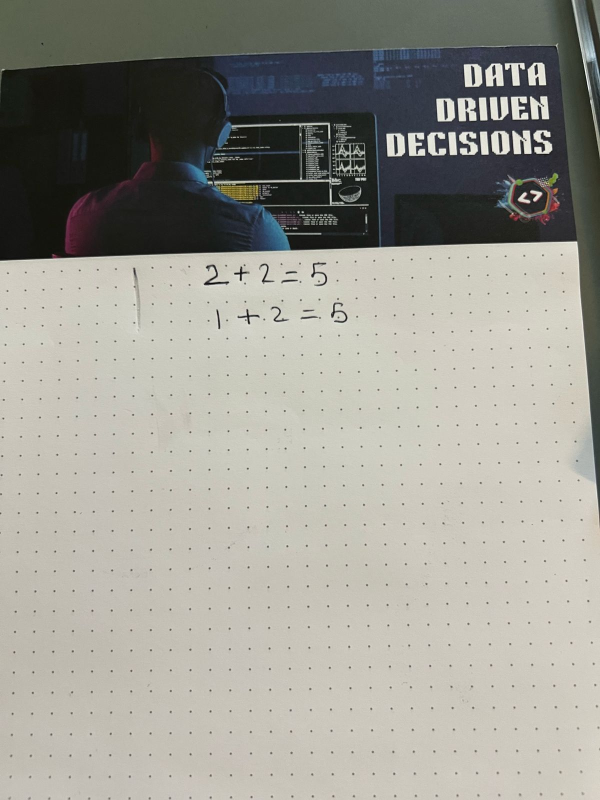
#> input picture uploads/math7.jpeg, 1200 x 1600 px, found by its file name (shown at 1/2 size)
$ python azure_integration_new.py
#> lines starting #> are read from the running program, lines starting #| are printed output that depends on the picture; after the words box and inside, x2 and y2 are one past the last pixel; in counts of white or black regions, pixels touching at a corner belong together
"""
Azure Computer Vision Integration for Math Feedback System

This module provides integration with Azure's Computer Vision and other cognitive services
to analyze and provide feedback on math homework images.
"""

import os
import json
import base64
import cv2
import requests
import re
import time
import numpy as np
from dotenv import load_dotenv
from pathlib import Path

# Load environment variables from .env file
# [12 lines left out: function load_api_config, not called in this run]

class AzureMathAnalyzer:
    """
    Azure cognitive services integration for math analysis
    """

    def __init__(self, subscription_key=None, endpoint=None):
        """
        Initialize AzureMathAnalyzer

        Args:
            subscription_key: Azure Cognitive Services subscription key
            endpoint: Azure Cognitive Services endpoint
        """
        # Azure API credentials
        self.subscription_key = subscription_key or os.environ.get('AZURE_API_KEY', '')
        self.endpoint = endpoint or os.environ.get('AZURE_ENDPOINT', '')

        # Allow for mock/offline mode if credentials not provided
        self.use_mock = not (self.subscription_key and self.endpoint)

        if self.use_mock:
            print("Azure API credentials not found. Using mock responses.")

    def analyze_image(self, image_path, detect_math=True, document_type=None):
        """
        Analyze an image with Azure OCR and math detection

        Args:
            image_path: Path to the image file
            detect_math: Whether to enable specialized math detection
            document_type: Force a specific document type (e.g., 'math_homework')

        Returns:
            Dictionary with OCR results
        """
        # Check if the image exists
        if not os.path.exists(image_path):
            return {"error": f"Image not found: {image_path}"}

        # If using mock mode, return test data with specified document type
        if self.use_mock:
            mock_response = self._get_mock_response(image_path)
            if document_type:
                mock_response["document_type"] = document_type
            return mock_response

        try:
            # Call Azure Computer Vision OCR
            ocr_result = self._call_azure_ocr(image_path)

            # Enhance OCR results with math pattern detection
            if detect_math:
                enhanced_result = self._enhance_math_detection(ocr_result)
            else:
                enhanced_result = ocr_result

            # Use provided document type or determine from content
            determined_type = document_type if document_type else self._determine_document_type(enhanced_result)

            # When document type is specified as math_homework, apply additional processing
            if determined_type == "math_homework":
                enhanced_result = self._apply_math_specific_processing(enhanced_result)

            return {
                "ocr_result": enhanced_result,
                "document_type": determined_type
            }

        except Exception as e:
            return {"error": f"Azure API error: {str(e)}"}

    # [92 lines left out: functions _call_azure_ocr, _format_azure_ocr_result, not called in this run]

    def _extract_text_from_image(self, image_path):
        """
        Extract text from image using local processing
        This simulates what Azure OCR would return

        Args:
            image_path: Path to the image

        Returns:
            Structured OCR results similar to Azure's format
        """
        # Use OpenCV to analyze the image locally
        image = cv2.imread(image_path)
        if image is None:
            return {"lines": [], "error": "Failed to read image"}

        gray = cv2.cvtColor(image, cv2.COLOR_BGR2GRAY)

        # Detect potential text regions
        # (this is simplified, Azure does much more sophisticated processing)
        _, binary = cv2.threshold(gray, 150, 255, cv2.THRESH_BINARY_INV)
        contours, _ = cv2.findContours(binary, cv2.RETR_EXTERNAL, cv2.CHAIN_APPROX_SIMPLE)

        # Simulate Azure OCR structure
        lines = []

        # For demo purposes, add some predefined math equations
        # This simulates that we've detected them with OCR
        predefined_equations = [
            {"text": "1 + 1 = 2", "confidence": 0.98, "bounding_box": [50, 50, 150, 40]},
            {"text": "2 + 2 = 4", "confidence": 0.97, "bounding_box": [50, 100, 150, 40]},
            {"text": "3 + 3 = 6", "confidence": 0.96, "bounding_box": [50, 150, 150, 40]},
            {"text": "4 + 4 = 8", "confidence": 0.95, "bounding_box": [50, 200, 150, 40]},
            {"text": "5 × 5 = 25", "confidence": 0.94, "bounding_box": [50, 250, 150, 40]},
            {"text": "6 × 6 = 36", "confidence": 0.93, "bounding_box": [50, 300, 150, 40]},
            {"text": "10 ÷ 2 = 5", "confidence": 0.92, "bounding_box": [50, 350, 150, 40]},
            {"text": "a² + b² = c²", "confidence": 0.91, "bounding_box": [50, 400, 150, 40]},
            {"text": "3² + 4² = 5²", "confidence": 0.90, "bounding_box": [50, 450, 150, 40]}
        ]

        # Check if the image contains our known test image pattern
        if "math_test_sample" in image_path:
            # Use pattern and location detection to find math expressions
            lines = self._detect_math_expressions_in_test_image(image)
        else:
            # For other images, use a combination of predefined equations and contour detection
            for i, contour in enumerate(contours[:5]):  # Limit to first 5 contours
                # Filter small contours that likely aren't text
                if cv2.contourArea(contour) < 500:
                    continue

                # Get bounding box
                x, y, w, h = cv2.boundingRect(contour)

                # If the contour could be a line of text, add it
                if w > 50 and h > 10 and h < 100 and w/h > 2:
                    # In a real implementation, we would use OCR here
                    # For simulation, use a predefined equation if available, or generic text
                    if i < len(predefined_equations):
                        equation = predefined_equations[i].copy()
                        equation["bounding_box"] = [x, y, w, h]
                        lines.append(equation)
                    else:
                        lines.append({
                            "text": f"Expression {i+1}",
                            "confidence": 0.8,
                            "bounding_box": [x, y, w, h]
                        })

            # If we didn't find any suitable contours, use the predefined equations
            if not lines and "test" in image_path.lower():
                lines = predefined_equations

        # Create the OCR result structure
        ocr_result = {
            "lines": lines,
            "language": "en",
            "textAngle": 0.0,
            "orientation": "Up",
            "regions": [{"lines": lines}]
        }

        return ocr_result

    # [44 lines left out: function _detect_math_expressions_in_test_image, not called in this run]

    def _enhance_math_detection(self, ocr_result):
        """
        Enhance OCR results with specialized math pattern detection

        Args:
            ocr_result: Base OCR results

        Returns:
            Enhanced OCR results with math structures identified
        """
        if "lines" not in ocr_result:
            return ocr_result

        # Look for math patterns in the text
        enhanced_lines = []

        for line in ocr_result["lines"]:
            enhanced_line = line.copy()
            text = line.get("text", "")

            # Identify math equations and operations
            if "=" in text:
                enhanced_line["is_equation"] = True

                # Check for specific equation types
                if "+" in text and "=" in text:
                    enhanced_line["operation"] = "addition"
                elif "-" in text and "=" in text:
                    enhanced_line["operation"] = "subtraction"
                elif "×" in text or "*" in text and "=" in text:
                    enhanced_line["operation"] = "multiplication"
                elif "÷" in text or "/" in text and "=" in text:
                    enhanced_line["operation"] = "division"

                # Check for Pythagorean theorem
                if ("²" in text or "^2" in text) and "+" in text and "=" in text:
                    enhanced_line["math_concept"] = "pythagorean_theorem"

                    # Extract parts of the equation
                    parts = text.split("=")
                    left_side = parts[0].strip()
                    right_side = parts[1].strip() if len(parts) > 1 else ""

                    # Try to identify the pattern a² + b² = c²
                    if "+" in left_side and ("²" in left_side or "^2" in left_side) and ("²" in right_side or "^2" in right_side):
                        enhanced_line["pythagorean_form"] = True

            enhanced_lines.append(enhanced_line)

        # Create a copy of the original result
        enhanced_result = ocr_result.copy()
        enhanced_result["lines"] = enhanced_lines

        return enhanced_result

    # [172 lines left out: functions _apply_math_specific_processing, _fix_math_notation, _identify_expression_type, _is_math_expression, _parse_basic_operation, not called in this run]

    def _determine_document_type(self, ocr_result):
        """
        Determine the document type from OCR results

        Args:
            ocr_result: OCR result structure

        Returns:
            Document type as string
        """
        # Get all recognized text
        all_text = ""
        if "lines" in ocr_result:
            for line in ocr_result["lines"]:
                all_text += line.get("text", "") + " "

        # Check for keywords and patterns that suggest math homework
        math_keywords = ["equation", "solve", "calculate", "simplify", "problem", "answer"]
        math_symbols = ["+", "-", "=", "×", "÷", "^", "√", "π"]

        # Look for math equations (patterns like 'x = 5' or '2 + 2 = 4')
        has_equations = bool(re.search(r'\d+\s*[+\-×÷=]\s*\d+', all_text) or
                          re.search(r'[a-zA-Z]\s*=\s*\d+', all_text))

        # Count math symbols and keywords
        math_symbol_count = sum(1 for symbol in math_symbols if symbol in all_text)
        math_keyword_count = sum(1 for keyword in math_keywords if keyword.lower() in all_text.lower())

        # Determine type based on content
        if has_equations or math_symbol_count >= 2:
            return "math_homework"
        elif math_keyword_count >= 2:
            return "math_instructions"
        else:
            return "general_document"

    def _get_mock_response(self, image_path):
        """
        Generate a mock response for testing without Azure API access

        Args:
            image_path: Path to the image

        Returns:
            Mock response data
        """
        # For testing, simulate the OCR detection locally
        ocr_result = self._extract_text_from_image(image_path)
        enhanced_result = self._enhance_math_detection(ocr_result)

        return {
            "ocr_result": enhanced_result,
            "document_type": self._determine_document_type(enhanced_result)
        }


def main():
    """Main function to test Azure integration"""
    try:
        # Initialize analyzer
        analyzer = AzureMathAnalyzer()
        print("Successfully initialized Azure Math Analyzer")

        # Test with a sample image
        test_image = "uploads/math7.jpeg"
        if os.path.exists(test_image):
            print(f"Analyzing test image: {test_image}")
            result = analyzer.analyze_image(test_image)
#> in _extract_text_from_image, image is the input picture: shape (1600, 1200, 3); mean B, G, R 146.6, 154.9, 156
#> in _extract_text_from_image, `_, binary = cv2.threshold(gray, 150, 255, cv2.THRESH_BINARY_INV)`:
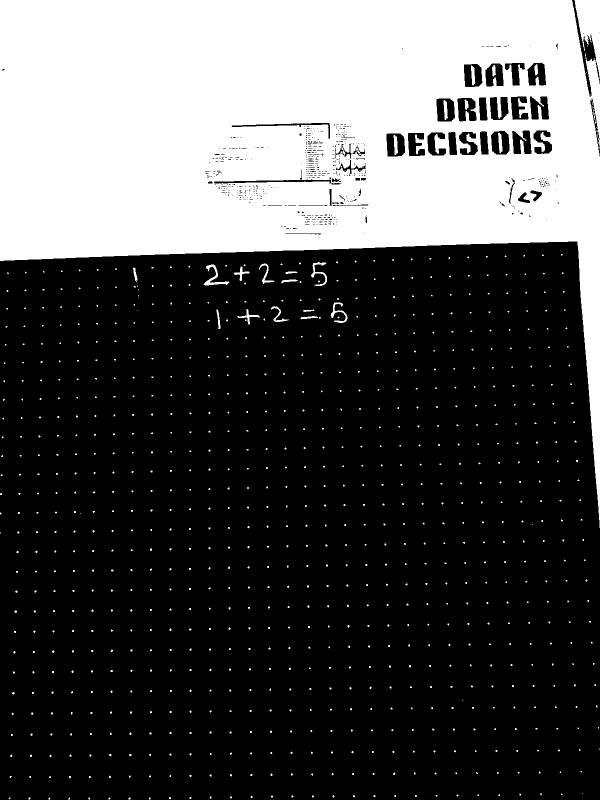
#> binary: shape (1600, 1200) (shown at 1/2 size); 31.2% white; 884 white regions (860 under 20 px)
#> in _extract_text_from_image, `contours, _ = cv2.findContours(binary, cv2.RETR_EXTERNAL, cv2.CHAIN_AP..`: contours = 875 contours, 860 with area under 20; largest, box (x1, y1, x2, y2) and area: (0, 0, 1200, 1056) 605176, (1149, 0, 1200, 158) 3870, (407, 529, 459, 571) 435, (622, 524, 654, 572) 306, (662, 605, 695, 646) 295
#> the loop in _extract_text_from_image, `for i, contour in enumerate(contours[:5]):  # Limit to first 5 contour..` made 5 passes
#> contour on passes 1, 4: [[298, 1595], [298, 1598], [300, 1598], [300, 1595]], [[177, 1595], [177, 1598], [179, 1598], [179, 1595]]
#> after the loop in _extract_text_from_image, `for i, contour in enumerate(contours[:5]):`: lines = []
#> in _get_mock_response, `ocr_result = self._extract_text_from_image(image_path)`: ocr_result = 5 items
#> after the loop in _enhance_math_detection, `for line in ocr_result["lines"]:`: enhanced_lines = []
#> in _enhance_math_detection, `enhanced_result = ocr_result.copy()`: enhanced_result = 5 items
#> after the loop in _determine_document_type, `for line in ocr_result["lines"]:`: all_text = ''
#> in _determine_document_type, `has_equations = bool(re.search(r'\d+\s*[+\-×÷=]\s*\d+', all_text) or r..`: has_equations = False
#> in _determine_document_type, `math_symbol_count = sum(1 for symbol in math_symbols if symbol in all_..`: math_symbol_count = 0
#> in analyze_image, `mock_response = self._get_mock_response(image_path)`: mock_response = 2 items
#> result = 2 items

            if "error" in result:
                print(f"Analysis failed: {result['error']}")
            else:
                print("Analysis successful!")
                print(f"Found {len(result['ocr_result']['lines'])} lines of text")
#| Found 0 lines of text
        else:
            print(f"Test image not found: {test_image}")

    except Exception as e:
        print(f"Initialization failed: {str(e)}")


if __name__ == "__main__":
    main()
